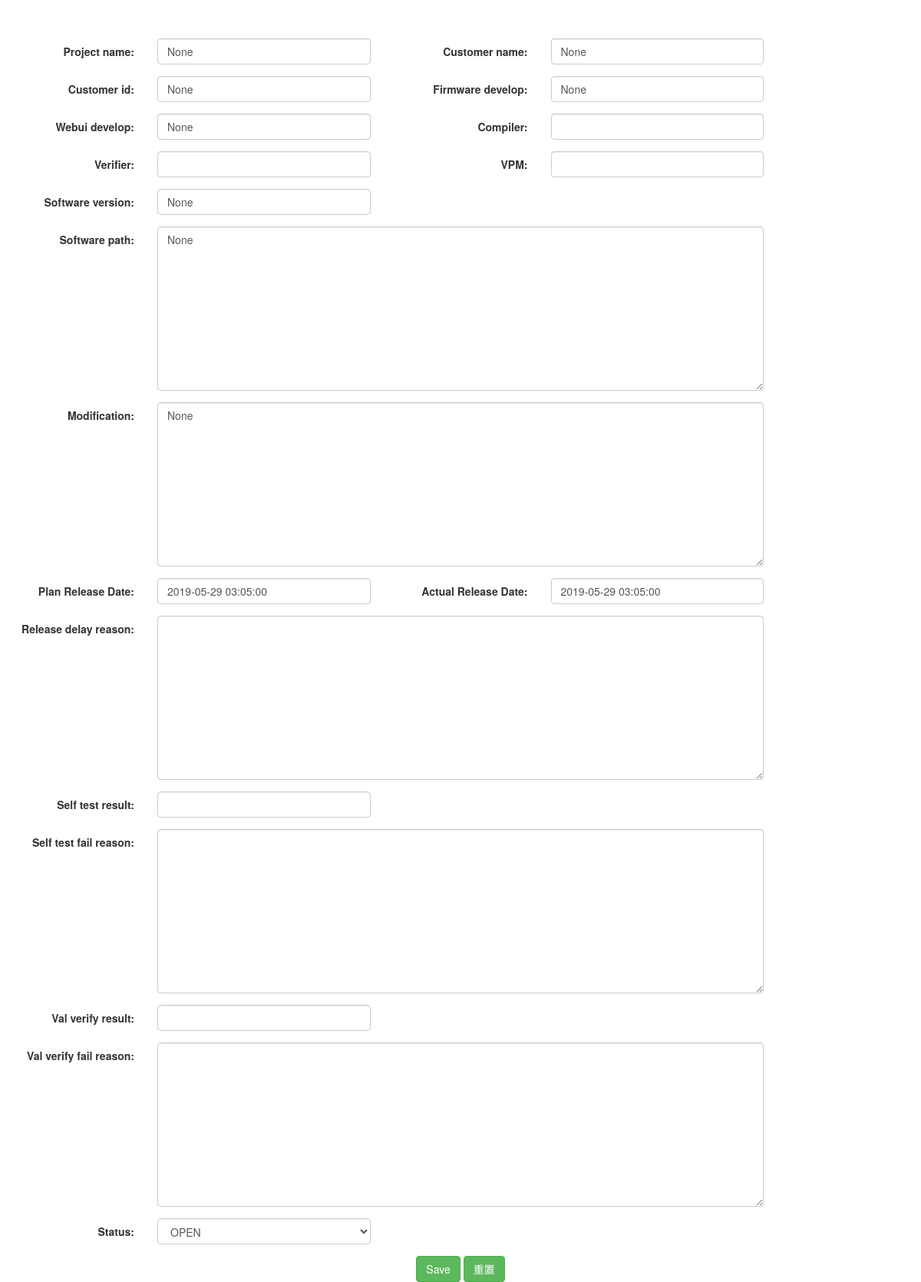
The page /edit_items_save/44/ on the database its author committed.
### vcmapp/models.py (models this page shows, shortened)
class ReleaseVersion(models.Model):
    status_choice = (('0', 'OPEN'), ('1', 'FINISH'))
    weekly = models.IntegerField(null=True, blank=True)
    project_name = models.CharField(max_length=20)
    customer_name = models.CharField(max_length=30)
    customer_id = models.CharField(max_length=10)
    firmware_develop = models.EmailField(null=True, blank=True)
    webui_develop = models.EmailField(null=True, blank=True)
    software_version = models.CharField(max_length=256, null=True, blank=True)
    software_path = models.TextField(null=True, blank=True)
    modification = models.TextField(null=True, blank=True)
    plan_release_date = models.DateTimeField('Plan Release Date', null=True, blank=True)
    actual_release_date = models.DateTimeField('Actual Release Date', null=True, blank=True)
    release_delay_reason = models.TextField(null=True, blank=True)
    self_test_result = models.CharField(max_length=10, null=True, blank=True)
    self_test_fail_reason = models.TextField(null=True, blank=True)
    val_verify_result = models.CharField(max_length=10, null=True, blank=True)
    val_verify_fail_reason = models.TextField(null=True, blank=True)
    create_time = models.DateTimeField(auto_now=True)
    status = models.CharField(max_length=20,choices=status_choice, default='0')
    compiler = models.EmailField(null=True, blank=True)
    verifier = models.EmailField(null=True, blank=True)
    vpm = models.EmailField(null=True, blank=True)
    class Meta:
        ordering = ['-id']

### vcmapp/views.py (the view)
# urls.py: url(r'^edit_items_save/(?P<id>[0-9]+)/$', views.update_items),
def update_items(request, id):
    ver = ReleaseVersion.objects.get(id=id)
    if not ver:
        pass
    try:
        ver.project_name = request.POST.get('project_name')
        ver.customer_name = request.POST.get('customer_name')
        ver.customer_id = request.POST.get('customer_id')
        ver.firmware_develop = request.POST.get('firmware_develop')
        ver.webui_develop = request.POST.get('webui_develop')
        ver.software_version = request.POST.get('software_version')
        ver.software_path = request.POST.get('software_path')
        ver.modification = request.POST.get('modification')
        plan_release_time = "%s %s" % (request.POST.get('plan_release_date_0'), request.POST.get('plan_release_date_1'))
        ver.plan_release_date = datetime.strptime(plan_release_time, "%Y-%m-%d %H:%M%S")
        actual_releaes_time = "%s %s" % (request.POST.get('actual_release_date_0'), request.POST.get('actual_release_date_1'))
        ver.actual_release_date = datetime.strptime(actual_releaes_time, "%Y-%m-%d %H:%M%S")
        ver.release_delay_reason = request.POST.get('release_delay_reason')
        ver.self_test_result = request.POST.get('self_test_result')
        ver.self_test_fail_reason = request.POST.get('self_test_fail_reason')
        ver.val_verify_result = request.POST.get('val_verify_result')
        ver.val_verify_fail_reason = request.POST.get('val_verify_fail_reason')
        ver.create_time = request.POST.get('create_time')
        ver.status = request.POST.get('status')
        print("ver.status: %s" % ver.status)
        ver.save()
    except BaseException as e:
        render(request, "404.html")
    return render(request, "software_update.html", {"ver": ver})

### templates/software_update.html (shortened to what this page needs)
{% extends "base.html" %}
{% load staticfiles %}
{% block content %}
<div class="box box-danger">
    <form class="form-horizontal" id="addForm" method="post">
        <div class="box-body">
            <fieldset>
                <div class="form-group has-feedback">
                    <label class="col-sm-2 control-label" for="id_project_name">Project&nbsp;name:</label>
                    <div class="col-sm-3">
                        <input class="form-control" id="id_project_name" maxlength="20" name="project_name" type="text" value="{{ ver.project_name }}" required />
                    </div>
                    <label class="col-sm-2 control-label" for="id_customer_name">Customer&nbsp;name:</label>
                    <div class="col-sm-3">
                        <input class="form-control" id="id_customer_name" maxlength="20" name="customer_name" type="text" value="{{ ver.customer_name }}" required />
                    </div>
                </div>
                <div class="form-group has-feedback">
                    <label class="col-sm-2 control-label" for="id_customer_id">Customer&nbsp;id:</label>
                    <div class="col-sm-3">
                        <input class="form-control" id="id_customer_id" maxlength="10" name="customer_id" type="text" value="{{ ver.customer_id }}" required />
                    </div>
                    <label class="col-sm-2 control-label">Firmware&nbsp;develop:</label>
                    <div class="col-sm-3">
                        <input class="form-control" id="id_firmware_develop" maxlength="254" name="firmware_develop" type="email" value="{{ ver.firmware_develop }}" />
                    </div>
                </div>
                <div class="form-group has-feedback">
                    <label class="col-sm-2 control-label">Webui&nbsp;develop:</label>
                    <div class="col-sm-3">
                        <input class="form-control" id="id_webui_develop" maxlength="254" name="webui_develop" type="email" value="{{ ver.webui_develop }}"/>
                    </div>
                    <label class="col-sm-2 control-label">Compiler:</label>
                    <div class="col-sm-3">
                        <input class="form-control" id="id_compiler" maxlength="254" name="compiler" type="email" value="{{ ver.compiler }}"/>
                    </div>
                </div>
                <div class="form-group has-feedback">
                    <label class="col-sm-2 control-label">Verifier:</label>
                    <div class="col-sm-3">
                        <input class="form-control" id="id_verifier" maxlength="254" name="verifier" type="email" value="{{ ver.verifier }}"/>
                    </div>
                    <label class="col-sm-2 control-label">VPM:</label>
                    <div class="col-sm-3">
                        <input class="form-control" id="id_vpm" maxlength="254" name="vpm" type="email" value="{{ ver.vpm }}"/>
                    </div>
                </div>
                <div class="form-group has-feedback">
                    <label class="col-sm-2 control-label">Software&nbsp;version:</label>
                    <div class="col-sm-3">
                        <input class="form-control" id="id_software_version" maxlength="256" name="software_version" type="text" value="{{ ver.software_version }}"/>
                    </div>
                </div>
                <div class="form-group has-feedback">
                    <label class="col-sm-2 control-label">Software&nbsp;path:</label>
                    <div class="col-sm-8">
                        <textarea class="form-control" cols="40" id="id_software_path" name="software_path" rows="10">{{ ver.software_path }}</textarea>
                    </div>
                </div>
                <div class="form-group has-feedback">
                    <label class="col-sm-2 control-label">Modification:</label>
                    <div class="col-sm-8">
                        <textarea class="form-control" cols="40" id="id_modification" name="modification" rows="10">{{ ver.modification }}</textarea>
                    </div>
                </div>
                <div class="form-group has-feedback">
                    <div>
                        <label class="col-sm-2 control-label">Plan&nbsp;Release&nbsp;Date:</label>
                        <div class="col-sm-3">
                            <input type="text" class="form-control pull-right form_datetime" name="plan_release_date" value="{{ ver.plan_release_date |date:'Y-m-d H:m:s'}}"/>
                        </div>
                    </div>
                    <div>
                        <label class="col-sm-2 control-label">Actual&nbsp;Release&nbsp;Date:</label>
                        <div class="col-sm-3">
                            <input type="text" class="form-control pull-right form_datetime" name="actual_release_date" value="{{ ver.plan_release_date |date:'Y-m-d H:m:s'}}"/>
                        </div>
                    </div>
                </div>
                <div class="form-group has-feedback">
                    <label class="col-sm-2 control-label">Release&nbsp;delay&nbsp;reason:</label>
                    <div class="col-sm-8">
                        <textarea class="form-control" cols="40" id="id_release_delay_reason" name="release_delay_reason" rows="10">{{ ver.release_delay_reason }}</textarea>
                    </div>
                </div>
                <div class="form-group has-feedback">
                    <label class="col-sm-2 control-label">Self&nbsp;test&nbsp;result:</label>
                    <div class="col-sm-3">
                        <input class="form-control" id="id_self_test_result" maxlength="10" name="self_test_result" type="text" value="{{ ver.self_test_result }}" />
                    </div>
                </div>
                <div class="form-group has-feedback">
                    <label class="col-sm-2 control-label">Self&nbsp;test&nbsp;fail&nbsp;reason:</label>
                    <div class="col-sm-8">
                        <textarea class="form-control" cols="40" id="id_self_test_fail_reason" name="self_test_fail_reason" rows="10">{{ ver.self_test_fail_reason }}</textarea>
                    </div>
                </div>
                <div class="form-group has-feedback">
                    <label class="col-sm-2 control-label">Val&nbsp;verify&nbsp;result:</label>
                    <div class="col-sm-3">
                        <input class="form-control" id="id_val_verify_result" maxlength="10" name="val_verify_result" type="text" value="{{ ver.val_verify_result }}"/>
                    </div>
                </div>
                <div class="form-group has-feedback">
                    <label class="col-sm-2 control-label">Val&nbsp;verify&nbsp;fail&nbsp;reason:</label>
                    <div class="col-sm-8">
                        <textarea class="form-control" cols="40" id="id_val_verify_fail_reason" name="val_verify_fail_reason" rows="10">{{ ver.val_verify_fail_reason }}</textarea>
                    </div>
                </div>
                <div class="form-group has-feedback">
                    <label class="col-sm-2 control-label" for="id_status">Status:</label>
                    <div class="col-sm-3">
                        <select class="form-control" style="width:100%;" name="status" id="id_status">
                            <option value=0>OPEN</option>
                        </select>
                    </div>
                </div>
            </fieldset>
        </div>
        <div class="box-footer">
            <div class="row span7 text-center">
                <button type="button" id="btnSave" class="btn btn-success margin-right">Save</button>
                <button type="button" id="btnCancel" class="btn btn-success margin-right">重置</button>
            </div>
        </div>
    </form>
</div>
{% endblock %}

### rows shown on the page
ReleaseVersion: project_name "None", customer_name "None", customer_id "None", firmware_develop "None", webui_develop "None", software_version "None", software_path "None", modification "None", plan_release_date "2019-05-29 03:05:00", actual_release_date "2019-05-29 03:05:00"
